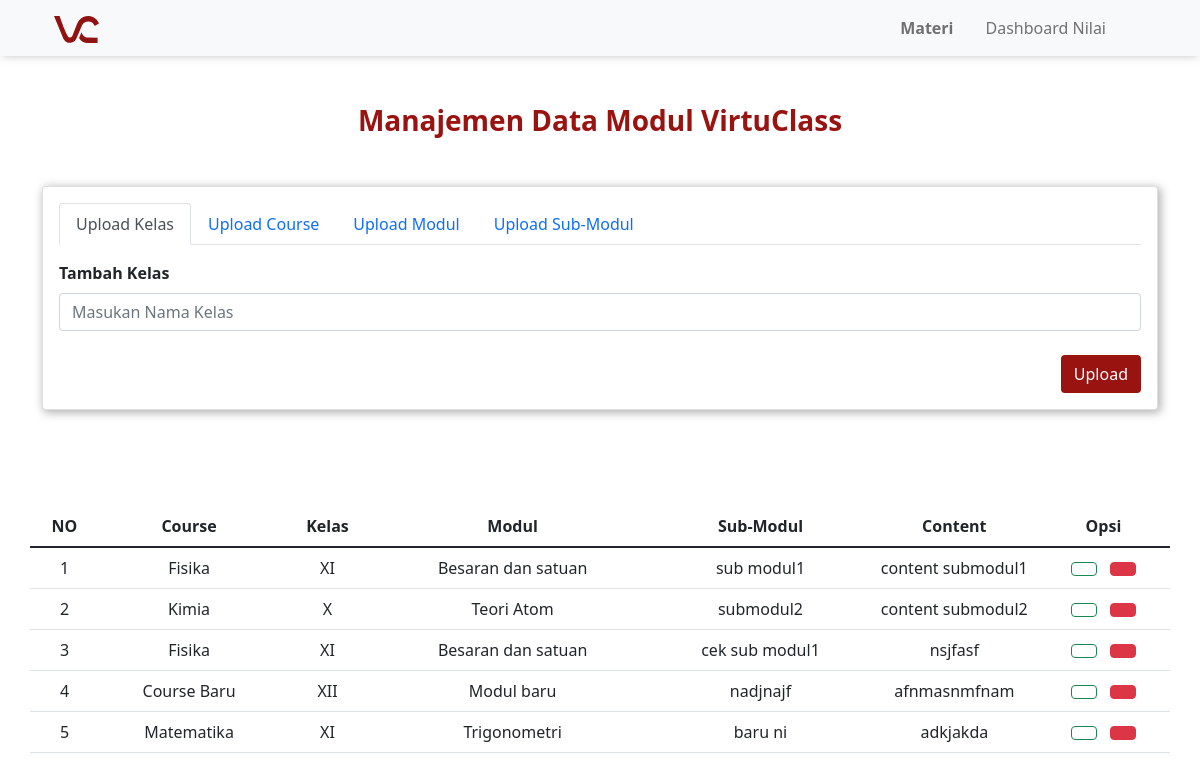
The app's page /admin/guru/uploadMateri.php, older data.
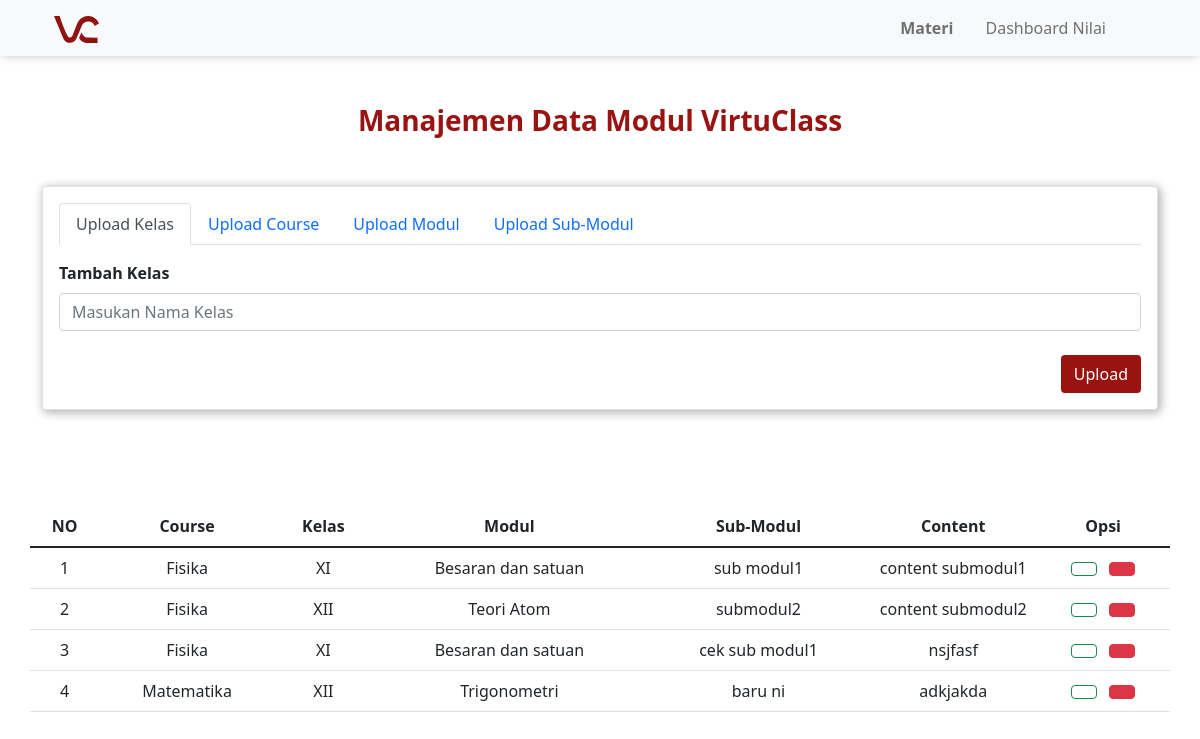
The same page, newer data.
### tables this page shows
CREATE TABLE `submodul` (
  `id_submodul` int(11) NOT NULL,
  `judul_content` varchar(255) NOT NULL,
  `content` text NOT NULL,
  `id_modul` int(11) NOT NULL
);

CREATE TABLE `course` (
  `id_course` int(11) NOT NULL,
  `nama_course` varchar(100) NOT NULL,
  `url_bg` varchar(255) NOT NULL,
  `desc_course` varchar(255) NOT NULL,
  `id_kelas` int(11) NOT NULL
);

CREATE TABLE `kelas` (
  `id_kelas` int(11) NOT NULL,
  `nama_kelas` varchar(50) NOT NULL
);

CREATE TABLE `modul` (
  `id_modul` int(11) NOT NULL,
  `nama_modul` varchar(255) NOT NULL,
  `id_course` int(11) NOT NULL
);

### admin/guru/uploadMateri.php (the view, shortened to what this page needs)
<?php
	include '../../assets/php/function.php';
	$list_data = mysqli_query($conn, 'select judul_content, content, nama_modul, nama_course, nama_kelas, id_submodul from submodul a join modul b on a.id_modul = b.id_modul join course c on b.id_course = c.id_course join kelas d on c.id_kelas = d.id_kelas;');
?>
<!doctype html>
<html lang="en">
<head>
	<link rel="stylesheet" href="../../assets/css/style.css">
	<link href="https://cdn.jsdelivr.net/npm/bootstrap@5.1.3/dist/css/bootstrap.min.css" rel="stylesheet">
</head>
<body>
	<nav class="navbar navbar-expand-lg navbar-light bg-light" style="box-shadow: 0px 0px 10px -2px rgba(0,0,0,0.35);">
		<div class="container ps-4 pe-4">
			<a class="navbar-brand" href="#">
                <img src="../../assets/img/virtuclass_logo.svg" width="15%" alt="virtuclass-logo">
            </a>
			<div class="collapse navbar-collapse" id="navbarNav">
				<ul class="navbar-nav ms-auto">
					<li class="nav-item">
						<a class="nav-link" href="uploadMateri.php"><b>Materi</b>&emsp;</a>
					</li>
					<li class="nav-item">
						<a class="nav-link" href="Dashboard.php">Dashboard Nilai&emsp;</a>
					</li>
					<li class="nav-item">
						<a class="nav-link" href="../../logout.php"><span class="iconify-inline" data-icon="carbon:logout"></span></a>
					</li>
				</ul>
			</div>
		</div>
	</nav>
    <div class="container mt-5 mb-5">
		<h3 class="text-center mt-3 mb-5" style="color: #991311">
			<b>
				Manajemen Data Modul VirtuClass
			</b>
		</h3>
		<div class="card mb-5" style="box-shadow: 2px 2px 10px 1px rgba(0,0,0,0.30);">
			<div class="card-body" style="width: 100%;">
				<nav>
					<div class="nav nav-tabs" id="nav-tab" role="tablist">
						<button class="nav-link active" id="nav-kelas-tab" data-bs-toggle="tab" data-bs-target="#nav-kelas" type="button" role="tab" aria-controls="nav-kelas" aria-selected="true">Upload Kelas</button>
						<button class="nav-link" id="nav-course-tab" data-bs-toggle="tab" data-bs-target="#nav-course" type="button" role="tab" aria-controls="nav-course" aria-selected="false">Upload Course</button>
						<button class="nav-link" id="nav-modul-tab" data-bs-toggle="tab" data-bs-target="#nav-modul" type="button" role="tab" aria-controls="nav-modul" aria-selected="false">Upload Modul</button>
						<button class="nav-link" id="nav-submodul-tab" data-bs-toggle="tab" data-bs-target="#nav-submodul" type="button" role="tab" aria-controls="nav-submodul" aria-selected="false">Upload Sub-Modul</button>
					</div>
				</nav>
				<div class="tab-content" id="nav-tabContent">
					<div class="tab-pane fade show active" id="nav-kelas" role="tabpanel" aria-labelledby="nav-kelas-tab">
						<form action="" method="post">
							<label class="mt-3 mb-2"><b>Tambah Kelas</b></label>
							<div class="input-group">
								<input type="text" class="form-control" name="nama_kelas" placeholder="Masukan Nama Kelas">
							</div>
							<button type="submit" name="upload_kelas" class="btn mt-4" style="float: right; background-color: #991311; color: white;" >Upload</button>
						</form>
					</div>
				</div>
			</div>
		</div>
		<br><br>
		<div class="row">
			<table class="table">
				<thead>
					<tr style="font-weight: bold; text-align:center;">
						<td>
							NO
						</td>
						<td>
							Course
						</td>
						<td>
							Kelas
						</td>
						<td>
							Modul
						</td>
						<td>
							Sub-Modul
						</td>
						<td class="ellipsis">
							Content
						</td>
						<td>
							Opsi
						</td>
					</tr>
				</thead>
				<tbody style="text-align:center">
					<?php $no = 1; ?>
					<?php foreach ($list_data as $list) { ?>
						<tr>
							<td>
								<?=$no;?>
							</td>
							<td>
								<?=$list['nama_course']?>
							</td>
							<td>
								<?=$list['nama_kelas']?>
							</td>
							<td>
								<?=$list['nama_modul']?>
							</td>
							<td>
								<?=$list['judul_content']?>
							</td>
							<td class="ellipsis">
								<?=$list['content']?>
							</td>
							<td>
								<a href="detail.php?id_user=" class="btn btn-outline-success"><span class="iconify-inline" data-icon="clarity:note-edit-line" style="color: green;"></span></a>
								<a href="hapus_modul.php?id_submodul=<?= $list['id_submodul']; ?>" class="btn btn-danger"><span class="iconify-inline" data-icon="fluent:delete-20-regular" style="color: white;"></span></a>
							</td>
						</tr>
					<?php $no++ ?>
					<?php } ?>
				</tbody>
			</table>
		</div>
    </div>
</body>
</html>

Row changes from the older to the newer data that the page shows:
removed submodul: course.nama_course "Course Baru", kelas.nama_kelas "XII", id_modul.nama_modul "Modul baru", judul_content "nadjnajf", content "afnmasnmfnam"
changed through a linked row, submodul "submodul2": course.nama_course "Kimia" → "Fisika"; kelas.nama_kelas "X" → "XII"
computed for submodul "baru ni": kelas.nama_kelas "XI" → "XII"
